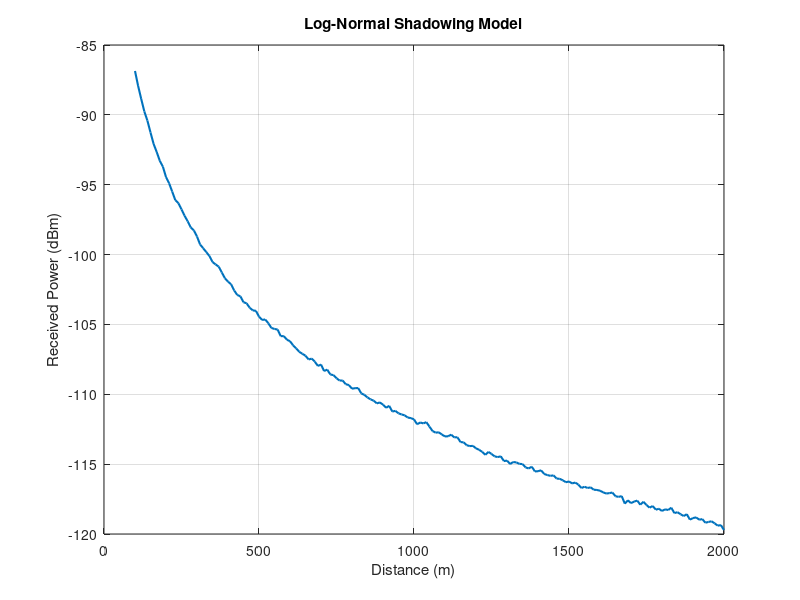

MATLAB code for this plot:
clc; clear; close all;

% Given
c = 3e8; f = 2100e6; Pt = 1e-3;      % WCDMA
Gt = 1; Gr = 1; d0 = 1;              % dB, m
n = [2 3.1 4 1.7 2.5 5];              % Environments

e = input('Env (1-Free..6-Obs): '); % 1-Free, 2-Urb, 3-Shad, 4-InLOS, 5-Fact, 6-Obs
d = 100:10:2000;

% Conversions
lambda = c/f;
Pt_dBm = 10*log10(Pt*1000);

% Reference power
Pr0 = Pt_dBm + Gt + Gr - 20*log10(4*pi*d0/lambda);

% Log-normal shadowing
X = randn(1,length(d))*0.1;
Pr = Pr0 - 10*n(e)*log10(d/d0) + X;

% Plot
plot(d,Pr,'LineWidth',1.5), grid on
xlabel('Distance (m)'), ylabel('Received Power (dBm)')
title('Log-Normal Shadowing Model')
